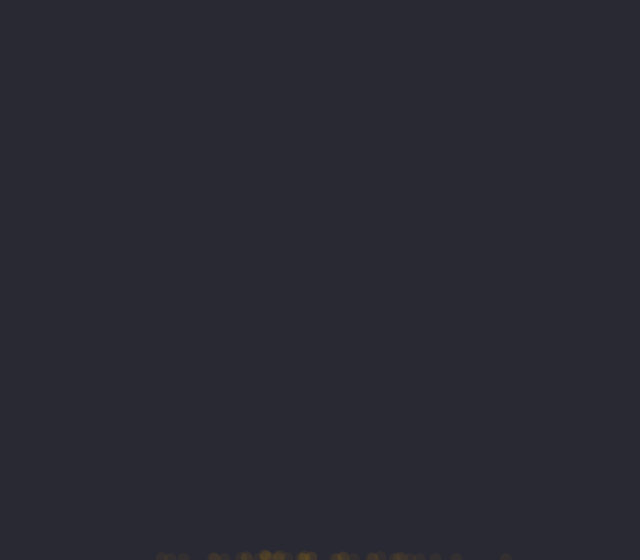
Frame 1 (no input)
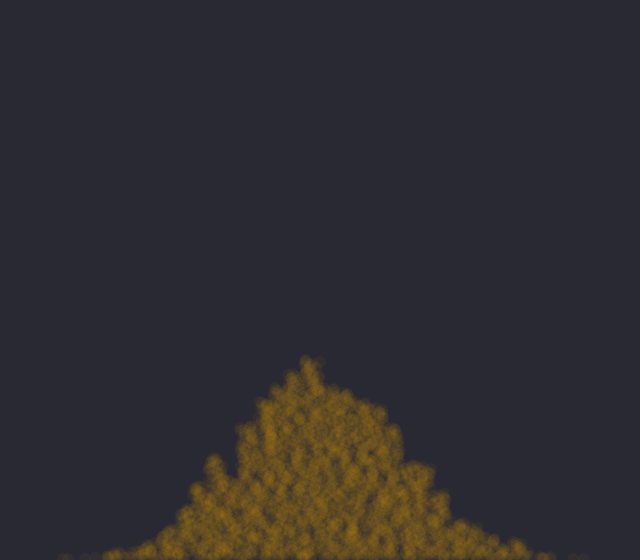
Frame 60 (no input)
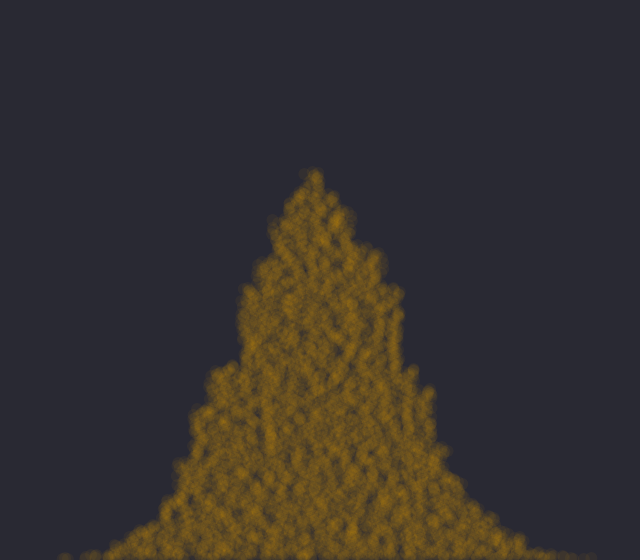
Frame 120 (the mouse pressed at the canvas centre since frame 60)

The p5.js sketch that drew these frames (run headless with seeded random() and noise() and a simulated clock; from frame 60 on, the mouse is pressed at the canvas centre):

// p5.js sketch
// ── sketch.js
let randomCounts = [];
let randomCountsInc = [];
let total = 40;

function setup() {
  createCanvas(640, 560);
  colorMode(HSB);
  background(237, 20, 20);

  for (let i = 0; i < total; i++) {
    randomCounts[i] = 0;
    randomCountsInc[i] = 1;
  }
}

const checkFlip = (index) => {
  const v = randomCounts[index];
  if (v >= height || v <= 0) {
    randomCounts[index] = constrain(v, 0, height);
    randomCountsInc[index] *= -1;
  }
};

function draw() {
  for (let i = 0; i < 40; i++) {
    // Get a gaussian random number w/ mean of 0 and standard deviation of 1.0
    let xloc = randomGaussian();

    const sd = 80; // Define a standard deviation
    const mean = width / 2; // Define a mean value (middle of the screen along the x-axis)
    xloc = xloc * sd + mean; // Scale the gaussian random number by standard deviation and mean

    const w = width / total;
    const index = floor(xloc / w);

    randomCounts[index] += randomCountsInc[index];
    checkFlip(index);

    fill(43, 100, 98, 0.05);
    noStroke();
    ellipse(xloc, height - randomCounts[index], 12, 12); // Draw an ellipse at our "normal" random position
  }
}
